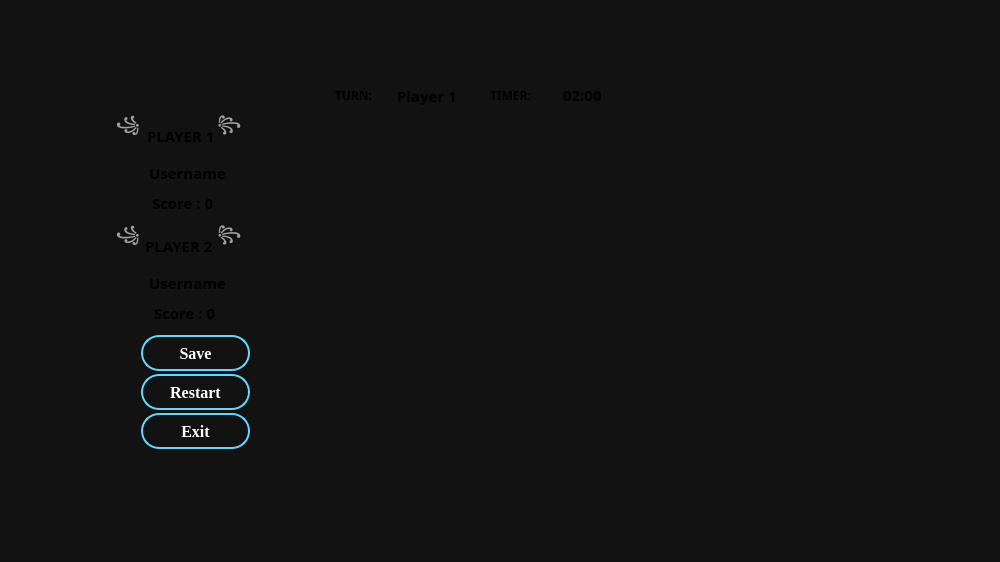
<?xml version="1.0" encoding="UTF-8"?>
<ui version="4.0">
 <class>FanaronaBoardWindow</class>
 <widget class="QWidget" name="FanaronaBoardWindow">
  <property name="geometry">
   <rect>
    <x>0</x>
    <y>0</y>
    <width>1000</width>
    <height>562</height>
   </rect>
  </property>
  <property name="maximumSize">
   <size>
    <width>1000</width>
    <height>562</height>
   </size>
  </property>
  <property name="windowTitle">
   <string>Form</string>
  </property>
  <widget class="QLabel" name="timerLabel">
   <property name="geometry">
    <rect>
     <x>563</x>
     <y>69</y>
     <width>101</width>
     <height>51</height>
    </rect>
   </property>
   <property name="font">
    <font>
     <family>Sitka Text</family>
     <pointsize>11</pointsize>
     <bold>true</bold>
    </font>
   </property>
   <property name="styleSheet">
    <string notr="true">QLabel{
    color: qlineargradient(
        x1:0, y1:0,
        x2:1, y2:1,
        stop:0 #FFFFFF,
        stop:0.35 #E8FFFF,
        stop:0.65 #8EEBFF,
        stop:1 #35BFFF
    );
    background: transparent;
}</string>
   </property>
   <property name="text">
    <string>02:00</string>
   </property>
  </widget>
  <widget class="QWidget" name="infoWidget" native="true">
   <property name="geometry">
    <rect>
     <x>104</x>
     <y>92</y>
     <width>181</width>
     <height>251</height>
    </rect>
   </property>
   <property name="styleSheet">
    <string notr="true">background: transparent;
border:none;</string>
   </property>
   <widget class="QLabel" name="player1TitleLabel">
    <property name="geometry">
     <rect>
      <x>43</x>
      <y>3</y>
      <width>251</width>
      <height>81</height>
     </rect>
    </property>
    <property name="font">
     <font>
      <family>Kristen ITC</family>
      <pointsize>11</pointsize>
      <bold>true</bold>
     </font>
    </property>
    <property name="styleSheet">
     <string notr="true">QLabel{
    color: qlineargradient(
        x1:0, y1:0,
        x2:1, y2:1,
        stop:0 #61D8FF,
        stop:0.35 #2CB8FF,
        stop:0.7 #008BFF,
        stop:1 #0047C7
    );
    background: transparent;
}</string>
    </property>
    <property name="text">
     <string>PLAYER 1</string>
    </property>
   </widget>
   <widget class="QLabel" name="player2TitleLabel">
    <property name="geometry">
     <rect>
      <x>41</x>
      <y>48</y>
      <width>141</width>
      <height>211</height>
     </rect>
    </property>
    <property name="font">
     <font>
      <family>Kristen ITC</family>
      <pointsize>11</pointsize>
      <bold>true</bold>
     </font>
    </property>
    <property name="styleSheet">
     <string notr="true">QLabel{
    color: qlineargradient(
        x1:0, y1:0,
        x2:1, y2:1,
        stop:0 #61D8FF,
        stop:0.35 #2CB8FF,
        stop:0.7 #008BFF,
        stop:1 #0047C7
    );
    background: transparent;
}</string>
    </property>
    <property name="text">
     <string>PLAYER 2</string>
    </property>
   </widget>
   <widget class="QLabel" name="player1NameLabel">
    <property name="geometry">
     <rect>
      <x>45</x>
      <y>-40</y>
      <width>111</width>
      <height>241</height>
     </rect>
    </property>
    <property name="font">
     <font>
      <family>Sitka Text</family>
      <pointsize>11</pointsize>
      <bold>true</bold>
     </font>
    </property>
    <property name="styleSheet">
     <string notr="true">QLabel{
    color: qlineargradient(
        x1:0, y1:0,
        x2:1, y2:1,
        stop:0 #FFFFFF,
        stop:0.35 #E8FFFF,
        stop:0.65 #8EEBFF,
        stop:1 #35BFFF
    );
    background: transparent;
}</string>
    </property>
    <property name="text">
     <string>Username</string>
    </property>
   </widget>
   <widget class="QLabel" name="player1ColorLabel">
    <property name="geometry">
     <rect>
      <x>12</x>
      <y>-90</y>
      <width>201</width>
      <height>251</height>
     </rect>
    </property>
    <property name="font">
     <font>
      <family>Sitka Text</family>
      <pointsize>11</pointsize>
      <bold>true</bold>
     </font>
    </property>
    <property name="styleSheet">
     <string notr="true">color:#A0A0A0;

background:transparent;</string>
    </property>
    <property name="text">
     <string>꧁                    ꧂</string>
    </property>
   </widget>
   <widget class="QLabel" name="player1ScoreLabel">
    <property name="geometry">
     <rect>
      <x>48</x>
      <y>-50</y>
      <width>111</width>
      <height>321</height>
     </rect>
    </property>
    <property name="font">
     <font>
      <family>Sitka Text</family>
      <pointsize>11</pointsize>
      <bold>true</bold>
     </font>
    </property>
    <property name="styleSheet">
     <string notr="true">QLabel{
    color: qlineargradient(
        x1:0, y1:0,
        x2:1, y2:1,
        stop:0 #FFFFFF,
        stop:0.35 #E8FFFF,
        stop:0.65 #8EEBFF,
        stop:1 #35BFFF
    );
    background: transparent;
}</string>
    </property>
    <property name="text">
     <string>Score : 0</string>
    </property>
   </widget>
   <widget class="QLabel" name="player2NameLabel">
    <property name="geometry">
     <rect>
      <x>45</x>
      <y>60</y>
      <width>101</width>
      <height>261</height>
     </rect>
    </property>
    <property name="font">
     <font>
      <family>Sitka Text</family>
      <pointsize>11</pointsize>
      <bold>true</bold>
     </font>
    </property>
    <property name="styleSheet">
     <string notr="true">QLabel{
    color: qlineargradient(
        x1:0, y1:0,
        x2:1, y2:1,
        stop:0 #FFFFFF,
        stop:0.35 #E8FFFF,
        stop:0.65 #8EEBFF,
        stop:1 #35BFFF
    );
    background: transparent;
}</string>
    </property>
    <property name="text">
     <string>Username</string>
    </property>
   </widget>
   <widget class="QLabel" name="player2ColorLabel">
    <property name="geometry">
     <rect>
      <x>12</x>
      <y>30</y>
      <width>211</width>
      <height>231</height>
     </rect>
    </property>
    <property name="font">
     <font>
      <family>Sitka Text</family>
      <pointsize>11</pointsize>
      <bold>true</bold>
     </font>
    </property>
    <property name="styleSheet">
     <string notr="true">color:#A0A0A0;

background:transparent;</string>
    </property>
    <property name="text">
     <string>꧁                    ꧂</string>
    </property>
   </widget>
   <widget class="QLabel" name="player2ScoreLabel">
    <property name="geometry">
     <rect>
      <x>50</x>
      <y>80</y>
      <width>151</width>
      <height>281</height>
     </rect>
    </property>
    <property name="font">
     <font>
      <family>Sitka Text</family>
      <pointsize>11</pointsize>
      <bold>true</bold>
     </font>
    </property>
    <property name="styleSheet">
     <string notr="true">QLabel{
    color: qlineargradient(
        x1:0, y1:0,
        x2:1, y2:1,
        stop:0 #FFFFFF,
        stop:0.35 #E8FFFF,
        stop:0.65 #8EEBFF,
        stop:1 #35BFFF
    );
    background: transparent;
}</string>
    </property>
    <property name="text">
     <string>Score : 0</string>
    </property>
   </widget>
  </widget>
  <widget class="QLabel" name="timerTitleLabel">
   <property name="geometry">
    <rect>
     <x>490</x>
     <y>80</y>
     <width>91</width>
     <height>31</height>
    </rect>
   </property>
   <property name="font">
    <font>
     <family>Kristen ITC</family>
     <pointsize>9</pointsize>
     <bold>true</bold>
    </font>
   </property>
   <property name="styleSheet">
    <string notr="true">QLabel{
    color: qlineargradient(
        x1:0, y1:0,
        x2:1, y2:1,
        stop:0 #61D8FF,
        stop:0.35 #2CB8FF,
        stop:0.7 #008BFF,
        stop:1 #0047C7
    );
    background: transparent;
}</string>
   </property>
   <property name="text">
    <string>TIMER:</string>
   </property>
  </widget>
  <widget class="QLabel" name="currentTurnLabel">
   <property name="geometry">
    <rect>
     <x>397</x>
     <y>70</y>
     <width>91</width>
     <height>51</height>
    </rect>
   </property>
   <property name="font">
    <font>
     <family>Sitka Text</family>
     <pointsize>11</pointsize>
     <bold>true</bold>
    </font>
   </property>
   <property name="styleSheet">
    <string notr="true">QLabel{
    color: qlineargradient(
        x1:0, y1:0,
        x2:1, y2:1,
        stop:0 #FFFFFF,
        stop:0.35 #E8FFFF,
        stop:0.65 #8EEBFF,
        stop:1 #35BFFF
    );
    background: transparent;
}</string>
   </property>
   <property name="text">
    <string>Player 1</string>
   </property>
  </widget>
  <widget class="QLabel" name="backgroundLabel">
   <property name="geometry">
    <rect>
     <x>0</x>
     <y>0</y>
     <width>1000</width>
     <height>562</height>
    </rect>
   </property>
   <property name="maximumSize">
    <size>
     <width>1000</width>
     <height>562</height>
    </size>
   </property>
   <property name="font">
    <font>
     <pointsize>11</pointsize>
    </font>
   </property>
   <property name="styleSheet">
    <string notr="true">background-color:#121212;</string>
   </property>
   <property name="text">
    <string/>
   </property>
   <property name="pixmap">
    <pixmap>images/4545.jpg</pixmap>
   </property>
   <property name="scaledContents">
    <bool>true</bool>
   </property>
   <property name="alignment">
    <set>Qt::AlignmentFlag::AlignCenter</set>
   </property>
  </widget>
  <widget class="QLabel" name="currentTurnTitle">
   <property name="geometry">
    <rect>
     <x>335</x>
     <y>70</y>
     <width>101</width>
     <height>51</height>
    </rect>
   </property>
   <property name="font">
    <font>
     <family>Kristen ITC</family>
     <pointsize>9</pointsize>
     <bold>true</bold>
    </font>
   </property>
   <property name="styleSheet">
    <string notr="true">QLabel{
    color: qlineargradient(
        x1:0, y1:0,
        x2:1, y2:1,
        stop:0 #61D8FF,
        stop:0.35 #2CB8FF,
        stop:0.7 #008BFF,
        stop:1 #0047C7
    );
    background: transparent;
}</string>
   </property>
   <property name="text">
    <string>TURN:</string>
   </property>
  </widget>
  <widget class="BoardWidget" name="boardWidget" native="true">
   <property name="geometry">
    <rect>
     <x>350</x>
     <y>127</y>
     <width>530</width>
     <height>320</height>
    </rect>
   </property>
   <property name="sizePolicy">
    <sizepolicy hsizetype="Expanding" vsizetype="Expanding">
     <horstretch>0</horstretch>
     <verstretch>0</verstretch>
    </sizepolicy>
   </property>
   <property name="maximumSize">
    <size>
     <width>1200</width>
     <height>700</height>
    </size>
   </property>
   <property name="styleSheet">
    <string notr="true">background: transparent;
border:none;</string>
   </property>
  </widget>
  <widget class="QPushButton" name="saveButton">
   <property name="geometry">
    <rect>
     <x>141</x>
     <y>335</y>
     <width>109</width>
     <height>36</height>
    </rect>
   </property>
   <property name="minimumSize">
    <size>
     <width>0</width>
     <height>0</height>
    </size>
   </property>
   <property name="font">
    <font>
     <family>Times New Roman</family>
     <pointsize>12</pointsize>
     <bold>true</bold>
    </font>
   </property>
   <property name="styleSheet">
    <string notr="true">QPushButton
{
    color:white;

    background-color:qlineargradient(
        x1:0,y1:0,
        x2:0,y2:1,
        stop:0 #2B7FFF,
        stop:1 #0050C8
    );

    border:2px solid #63D8FF;

    border-radius:18px;
}

QPushButton:hover{

background:#2C3E50;
}

QPushButton:pressed{

background:#0284e8;

}</string>
   </property>
   <property name="text">
    <string>Save</string>
   </property>
  </widget>
  <widget class="QPushButton" name="restartButton">
   <property name="geometry">
    <rect>
     <x>141</x>
     <y>374</y>
     <width>109</width>
     <height>36</height>
    </rect>
   </property>
   <property name="minimumSize">
    <size>
     <width>0</width>
     <height>0</height>
    </size>
   </property>
   <property name="font">
    <font>
     <family>Times New Roman</family>
     <pointsize>12</pointsize>
     <bold>true</bold>
    </font>
   </property>
   <property name="styleSheet">
    <string notr="true">QPushButton
{
    color:white;

    background-color:qlineargradient(
        x1:0,y1:0,
        x2:0,y2:1,
        stop:0 #2B7FFF,
        stop:1 #0050C8
    );

    border:2px solid #63D8FF;

    border-radius:18px;
}

QPushButton:hover{

background:#2C3E50;
}

QPushButton:pressed{

background:#0284e8;

}</string>
   </property>
   <property name="text">
    <string>Restart</string>
   </property>
  </widget>
  <widget class="QPushButton" name="exitButton">
   <property name="geometry">
    <rect>
     <x>141</x>
     <y>413</y>
     <width>109</width>
     <height>36</height>
    </rect>
   </property>
   <property name="minimumSize">
    <size>
     <width>0</width>
     <height>0</height>
    </size>
   </property>
   <property name="font">
    <font>
     <family>Times New Roman</family>
     <pointsize>12</pointsize>
     <bold>true</bold>
    </font>
   </property>
   <property name="styleSheet">
    <string notr="true">QPushButton
{
    color:white;

    background-color:qlineargradient(
        x1:0,y1:0,
        x2:0,y2:1,
        stop:0 #2B7FFF,
        stop:1 #0050C8
    );

    border:2px solid #63D8FF;

    border-radius:18px;
}

QPushButton:hover{

background:#2C3E50;
}

QPushButton:pressed{

background:#0284e8;

}</string>
   </property>
   <property name="text">
    <string>Exit</string>
   </property>
  </widget>
  <zorder>backgroundLabel</zorder>
  <zorder>currentTurnTitle</zorder>
  <zorder>timerTitleLabel</zorder>
  <zorder>currentTurnLabel</zorder>
  <zorder>infoWidget</zorder>
  <zorder>timerLabel</zorder>
  <zorder>boardWidget</zorder>
  <zorder>saveButton</zorder>
  <zorder>restartButton</zorder>
  <zorder>exitButton</zorder>
 </widget>
 <customwidgets>
  <customwidget>
   <class>BoardWidget</class>
   <extends>QWidget</extends>
   <header>boardwidget.h</header>
   <container>1</container>
  </customwidget>
 </customwidgets>
 <resources/>
 <connections/>
</ui>
